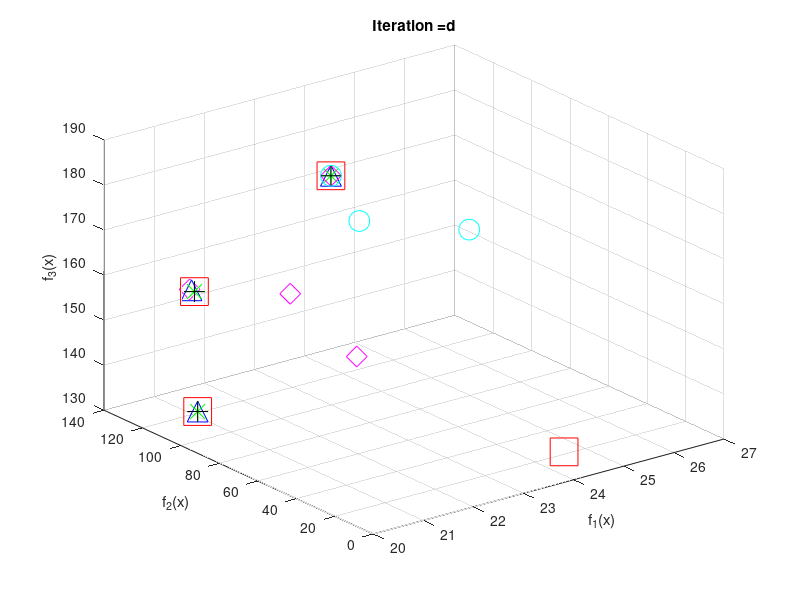

Recreate this plot in MATLAB.
function PlotCosts()

        Input.nsga2=load('nsga2.mat');
        Input.hybrid=load('hybrid.mat');
        Input.moead=load('moead.mat');
        Input.pesa2=load('pesa2.mat');
        Input.spea2=load('spea2.mat');

        empty_individual.bandb=[];
        empty_individual.moead=[];
        empty_individual.nsga2=[];
        empty_individual.pesa2=[];
        empty_individual.spea2=[];
        empty_individual.hybrid=[];
        
        pop=repmat(empty_individual,4,1);

        temp0=cell(4,1);
        temp0{1}=[23;1.001666666666667e+02;1.808333333333333e+02];
        temp0{2}=[20.833333333333336;1.130000000000000e+02;1.325000000000000e+02];
        temp0{3}=[20.500000000000000;106;1.615000000000000e+02];
        temp0{4}=[24.3334;13.6667;132.5000];

       
     
        for i=1:4
            pop(i).bandb=temp0{i};
        end
        q1=[pop.bandb];
        x=q1(1,:);
        y=q1(2,:);
        z=q1(3,:);
        %plot3(x,y,z,'or','Markersize',15, 'marker' , '*' ,'markerfacecolor','green' , 'markeredgecolor','green');
        plot3(x,y,z,'or','Markersize',20, 'marker' , 's' , 'markeredgecolor','r');
        title(['Iteration =' 100]);
        xlabel('f_1(x)');
        ylabel('f_2(x)'); 
        zlabel('f_3(x)');
        grid on
        hold on
        

  temp3=[Input.moead.Output.Paretolist2];
        for i=1:numel(temp3)
            pop(i).moead=temp3{i};
        end
        qqq=[pop.moead];
        x=qqq(1,:);
        y=qqq(2,:);
        z=qqq(3,:);
        %plot3(x,y,z,'or','Markersize',15, 'marker' , '^' ,'markerfacecolor','green' , 'markeredgecolor','blue');
        plot3(x,y,z,'or','Markersize',15, 'marker' , '^' , 'markeredgecolor','blue');
        title(['Iteration =' 100]);
        xlabel('f_1(x)');
        ylabel('f_2(x)'); 
        zlabel('f_3(x)');
        grid on
        hold on

        temp1=[Input.nsga2.Output.Paretolist2];
        for i=1:numel(temp1)
            pop(i).nsga2=temp1{i};
        end
        q=[pop.nsga2];
        x=q(1,:);
        y=q(2,:);
        z=q(3,:);
        %plot3(x,y,z,'or','Markersize',15, 'marker' , '*' ,'markerfacecolor','green' , 'markeredgecolor','green');
        plot3(x,y,z,'or','Markersize',15, 'marker' , '*' , 'markeredgecolor','green');
        title(['Iteration =' 100]);
        xlabel('f_1(x)');
        ylabel('f_2(x)'); 
        zlabel('f_3(x)');
        grid on
        hold on

        temp4=[Input.pesa2.Output.Paretolist2];
        for i=1:numel(temp4)
            pop(i).pesa2=temp4{i};
        end
        qqq1=[pop.pesa2];
        x=qqq1(1,:);
        y=qqq1(2,:);
        z=qqq1(3,:);
        %plot3(x,y,z,'or','Markersize',15, 'marker' , '^' ,'markerfacecolor','green' , 'markeredgecolor','blue');
        plot3(x,y,z,'or','Markersize',15, 'marker' , 'diamond' , 'markeredgecolor','#FF00FF');
        title(['Iteration =' 100]);
        xlabel('f_1(x)');
        ylabel('f_2(x)'); 
        zlabel('f_3(x)');
        grid on
        hold on


        temp5=[Input.spea2.Output.Paretolist2];
        for i=1:numel(temp5)
            pop(i).spea2=temp5{i};
        end
        qqq2=[pop.spea2];
        x=qqq2(1,:);
        y=qqq2(2,:);
        z=qqq2(3,:);
        %plot3(x,y,z,'or','Markersize',15, 'marker' , '^' ,'markerfacecolor','green' , 'markeredgecolor','blue');
        plot3(x,y,z,'or','Markersize',15, 'marker' , '+' , 'markeredgecolor','black');
        title(['Iteration =' 100]);
        xlabel('f_1(x)');
        ylabel('f_2(x)'); 
        zlabel('f_3(x)');
        grid on
        hold on

         temp2=[Input.hybrid.Output.Paretolist2];
        for i=1:numel(temp2)
            pop(i).hybrid=temp2{i};
        end
        qq=[pop.hybrid];
        x=qq(1,:);
        y=qq(2,:);
        z=qq(3,:);
        %plot3(x,y,z,'or','Markersize',6,'markerfacecolor','blue');
        %plot3(x,y,z,'or','Markersize',12, 'marker' , 'o' ,'markerfacecolor','green' , 'markeredgecolor','red');
        plot3(x,y,z,'or','Markersize',15, 'marker' , 'o' , 'markeredgecolor','cyan');
        title(['Iteration =' 100]);
        xlabel('f_1(x)');
        ylabel('f_2(x)'); 
        zlabel('f_3(x)');
        grid on
        hold off


        
end